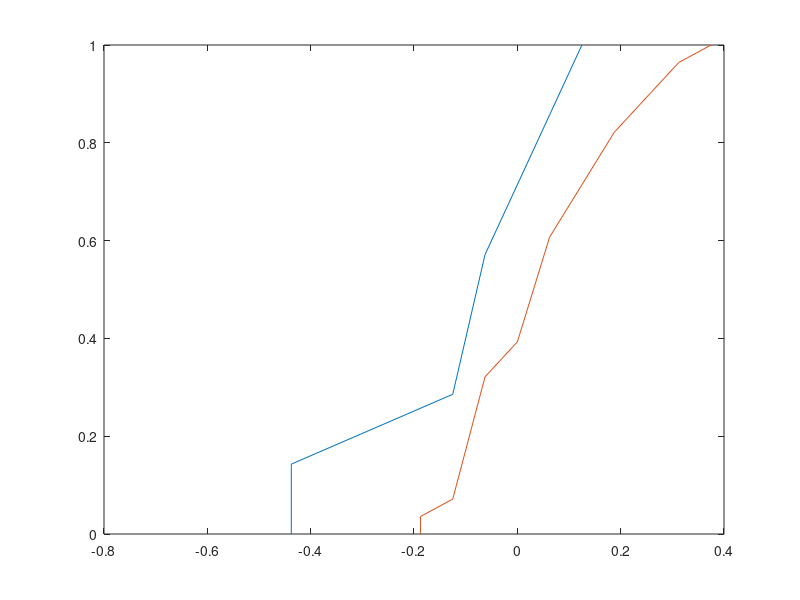

Here is the MATLAB script that generated this plot:
data = load('credit.csv');
%we fix the protected group to married males 30-60 years old
protected = data((data(:,9) == 4) & (data(:,13) >=30 ) & (data(:,13) < 60 ),:);
%we fix the upprotected group to other than the previous
unprotected = data(~((data(:,9) == 4) & (data(:,13) >=30 ) & (data(:,13) < 60 )),:);
%save class and remove from attributes
class_p = protected(:,21);
class_u = unprotected(:,21);
protected(:,[9,13,21]) = [];
unprotected(:,[9,13,21]) = [];
%for each woman assigned with a BAD class in the protected dataset find diff 
idx_p = knnsearch( protected, protected(class_p == 2, :),'K', 16 );
idx_u = knnsearch( unprotected, protected(class_p == 2, :),'K', 16 );
%to find the proportion p1
n = size(idx_p, 1);
p1 = zeros(1,n);
for i=1:n
    tbl = tabulate(class_p(idx_p(i,:)));
    if isempty (tbl(tbl(:,1) == 2,3))
        p1(i) = 0;
    else
        p1(i) = tbl(2,3);
    end;
end;
%to find the proportion p2
n = size(idx_u, 1);
p2 = zeros(1,n);
for i=1:n
    tbl = tabulate(class_u(idx_u(i,:)));
    if isempty (tbl(tbl(:,1) == 2,3))
        p2(i) = 0;
    else
        p2(i) = tbl(tbl(:,1) == 2,3);
    end;
end;
%to find diff
diff = (p1-p2)/100;
[f,x] = ecdf(diff);
figure(1)
plot(x,f)

%for the good class decision

protected = data((data(:,9) == 4) & (data(:,13) >=30 ) & (data(:,13) < 60 ),:);
%we fix the upprotected group to other than the previous
unprotected = data(~((data(:,9) == 4) & (data(:,13) >=30 ) & (data(:,13) < 60 )),:);
%save class and remove from attributes
class_p = protected(:,21);
class_u = unprotected(:,21);
protected(:,[9,13,21]) = [];
unprotected(:,[9,13,21]) = [];
%for each woman assigned with a GOOD class in the protected dataset find diff 
idx_p = knnsearch( protected, protected(class_p == 1, :),'K', 16 );
idx_u = knnsearch( unprotected, protected(class_p == 1, :),'K', 16 );
%to find the proportion p1
n = size(idx_p, 1);
p1 = zeros(1,n);
for i=1:n
    tbl = tabulate(class_p(idx_p(i,:)));
    if isempty (tbl(tbl(:,1) == 1,3))
        p1(i) = 0;
    else
        p1(i) = tbl(1,3);
    end;
end;
%to find the proportion p2
n = size(idx_u, 1);
p2 = zeros(1,n);
for i=1:n
    tbl = tabulate(class_u(idx_u(i,:)));
    if isempty (tbl(tbl(:,1) == 1,3))
        p2(i) = 0;
    else
        p2(i) = tbl(tbl(:,1) == 1,3);
    end;
end;
%to find diff
diff = (p1-p2)/100;
[f,x] = ecdf(diff);
hold on
plot(x,f)